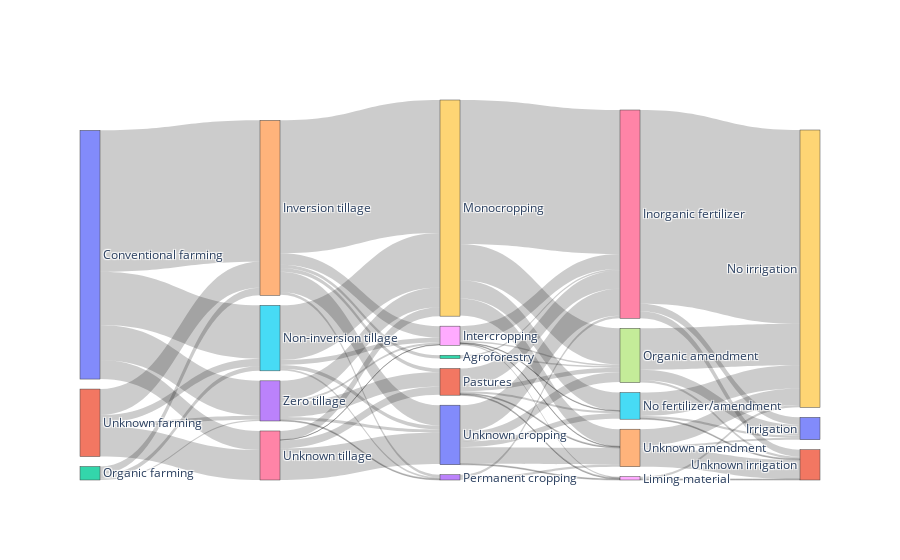

Here is the notebook cell this chart was saved with:
### Markdown cell above
## Major practices
- what has been investigated per experiment?
- what are the characteristics of the treatments?

Note that we might have no experiment that investigated irrigation but we might have LTE that were irrigated.
This figure number are in terms of treatment not in terms of LTE as one LTE can have several treatments with different practices.

### Code cell
# treatment structure
# just joining per lte (left) can happen but then we will have a mix of different
# number of rows per LTE so better stick with treatments

# farming system
df = dfdic['treatment'][['Experiment ID', 'Treatment ID', 'Farming system']]
df['Farming system'] = df['Farming system'].fillna('Unknown farming')

# tillage
dftill = dfdic['tillage'][['Experiment ID', 'Treatment ID', 'Tillage system']]
dftill = dftill.fillna('Unknown tillage').replace({'-': 'Unknown tillage'})
df = pd.merge(df, dftill, how='left')

# cropping systems
df1 = dfdic['crops'][['Experiment ID', 'Treatment ID', 'Cropping system (l0)']]
df1 = df1.rename(columns={'Cropping system (l0)': 'Cropping system'})
df1 = df1.groupby(['Experiment ID', 'Treatment ID']).first().reset_index()  # assumption
df = pd.merge(df, df1, how='left')
df['Cropping system'] = df['Cropping system'].fillna('Unknown cropping')

# amendment (at least one organic vs only mineral)
df1 = dfdic['amendment'][['Experiment ID', 'Treatment ID', 'Type of fertilizer/amendment (l0)']]
df1 = df1.groupby(['Experiment ID', 'Treatment ID']).first().reset_index()
df = pd.merge(df, df1, how='left').rename(
    columns={'Type of fertilizer/amendment (l0)': 'Amendment'})
df['Amendment'] = df['Amendment'].fillna('Unknown amendment')


# irrigation
df1 = dfdic['irrigation'][['Experiment ID', 'Treatment ID', 'Irrigation method']]
df1 = df1.groupby(['Experiment ID', 'Treatment ID']).first().reset_index()
df = pd.merge(df, df1, how='left')
def func(a):
    dico = {
        None: 'Unknown irrigation',
        np.nan: 'Unknown irrigation',
        'Sprinkler irrigation': 'Irrigation',
        'No irrigation': 'No irrigation',
        'Drip irrigation': 'Irrigation',
        'Flood / Furrow irrigation': 'Irrigation',
    }
    if a in dico.keys():
        return dico[a]
    else:
        return a
df['Irrigation method'] = df['Irrigation method'].apply(func)

# pest/weed (too few entries)
# irrigation (too few entries)


# building edge and node matrix
cols = df.columns[2:]
uvals = np.hstack([df[col].unique() for col in cols])
nodedic = dict(zip(uvals, np.arange(len(uvals))))
edges = []
edgedic = {'source': [], 'target': [], 'value': []}
nodec = 0
for i in range(len(cols) - 1):
    sdf = df[[cols[i], cols[i+1]]]
    sdf['one'] = 1
    dfc = sdf.groupby([cols[i], cols[i+1]]).count().reset_index()
    dfc['one'] = (dfc['one']/dfc['one'].sum()*100).round(1)
    for j in range(dfc.shape[0]):
        row = dfc.loc[j, :]
        edges.append((nodedic[row[cols[i]]], nodedic[row[cols[i+1]]], row['one']))
        edgedic['source'].append(nodedic[row[cols[i]]])
        edgedic['target'].append(nodedic[row[cols[i+1]]])
        edgedic['value'].append(row['one'])


# plotly figure
fig = go.Figure(go.Sankey(
    arrangement = "snap",
    node = {
        "label": list(nodedic.keys()),
        #"x": [0.2, 0.1, 0.5, 0.7, 0.3, 0.5],
        #"y": [0.7, 0.5, 0.2, 0.4, 0.2, 0.3],
        'pad':10},  # 10 Pixels
    link = edgedic))
fig.update_layout(height=500)

# save as picture
fig.write_image(outputdir + 'sankey-practices.jpg', width=800, scale=5)
fig.show()

### Figure 1 — Plotly figure (JSON) as saved in the notebook; plotly's stock layout.template omitted (floating-point values rounded to 4 significant figures)
{"data": [{"arrangement": "snap", "link": {"source": [0, 0, 0, 0, 2, 2, 2, 1, 1, 1, 1, 4, 4, 4, 4, 4, 4, 5, 5, 5, 5, 6, 6, 6, 6, 3, 3, 3, 3, 3, 12, 12, 8, 8, 8, 8, 8, 9, 9, 9, 9, 11, 11, 11, 11, 11, 13, 13, 13, 13, 10, 10, 10, 10, 10, 16, 16, 16, 18, 18, 15, 15, 15, 17, 17, 17, 14, 14, 14], "target": [4, 5, 6, 3, 4, 5, 3, 4, 5, 6, 3, 12, 8, 9, 11, 13, 10, 8, 9, 13, 10, 8, 9, 11, 10, 8, 9, 11, 13, 10, 16, 17, 16, 18, 15, 17, 14, 16, 15, 17, 14, 16, 18, 15, 17, 14, 16, 15, 17, 14, 16, 18, 15, 17, 14, 20, 19, 21, 19, 21, 20, 19, 21, 20, 19, 21, 20, 19, 21], "value": [43, 16.2, 5.8, 10.6, 2.3, 1.4, 0.4, 7.9, 2.3, 9.1, 1.2, 1, 3.5, 40.4, 1.1, 0.8, 6.2, 1.5, 16.6, 0.5, 1.2, 0.1, 2.7, 2.5, 9.6, 0.6, 6, 4.4, 0.3, 0.9, 0.5, 0.5, 4.5, 0.4, 0.2, 0.5, 0.2, 43.8, 5.5, 11, 5.2, 5.5, 0.3, 0.6, 1.4, 0.3, 0.8, 0, 0, 0.7, 8.2, 0.3, 1.7, 2.9, 5, 2.3, 58.9, 2.1, 0.7, 0.3, 0.7, 7.1, 0.3, 3.2, 12.6, 0.7, 0.6, 5, 5.8]}, "node": {"label": ["Conventional farming", "Unknown farming", "Organic farming", "Zero tillage", "Inversion tillage", "Non-inversion tillage", "Unknown tillage", null, "Intercropping", "Monocropping", "Unknown cropping", "Pastures", "Agroforestry", "Permanent cropping", "Unknown amendment", "No fertilizer/amendment", "Inorganic fertilizer", "Organic amendment", "Liming material", "No irrigation", "Irrigation", "Unknown irrigation"], "pad": 10}, "type": "sankey"}], "layout": {"autosize": true}}
